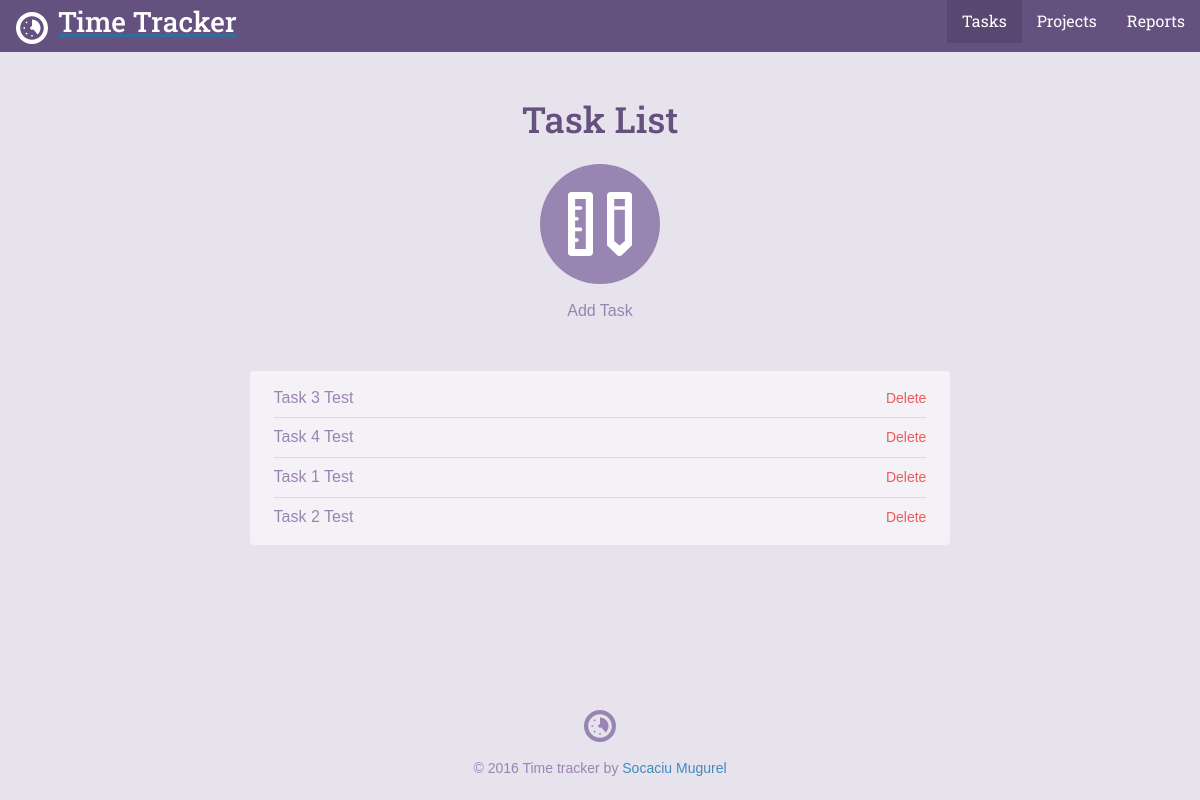
Before: /task_list.php with the older database file.
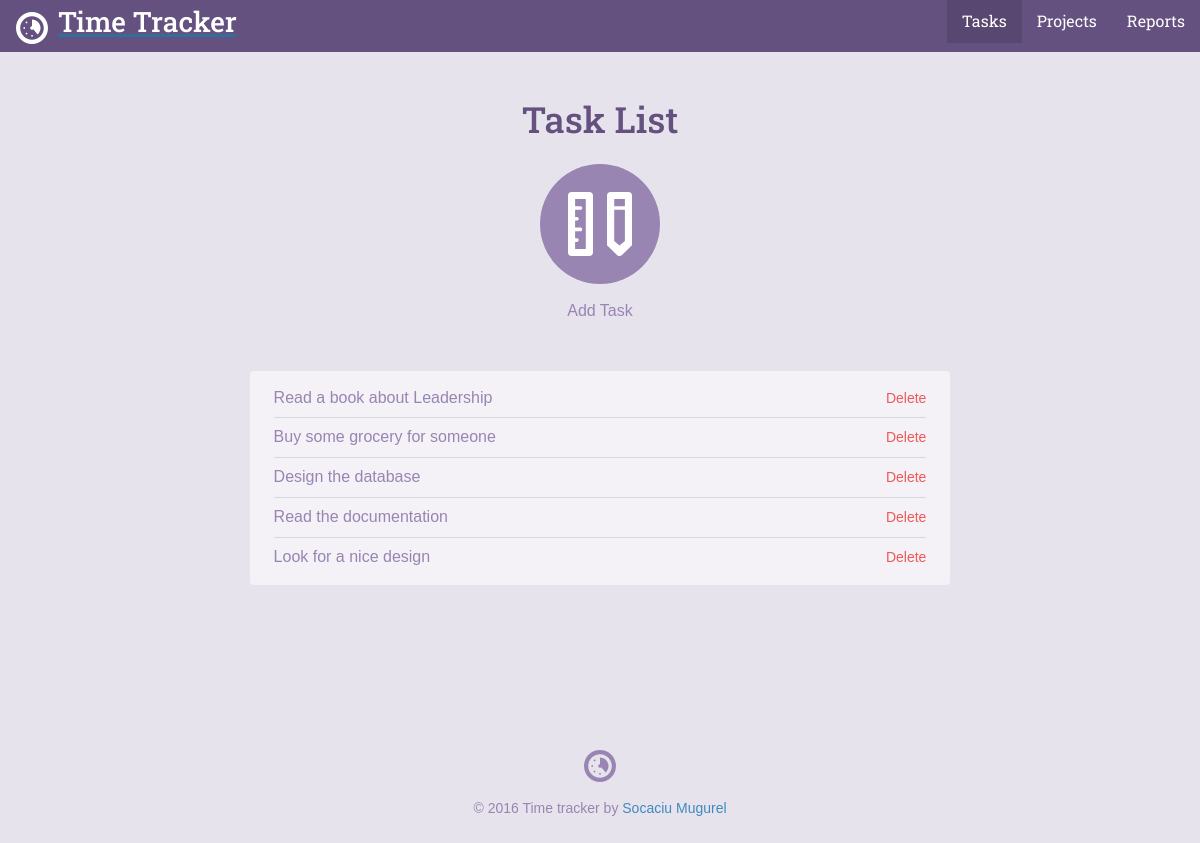
After: the same page with the newer database file.
### tables this page shows
CREATE TABLE `tasks` (
  `task_id` int(11) NOT NULL,
  `project_id` int(11) NOT NULL,
  `title` text NOT NULL,
  `date` text NOT NULL,
  `time` int(11) NOT NULL
);

### inc/functions.php (called while the page is built, shortened)
<?php
function get_task_list($filter = null){
  include "connection.php";
  $sql="select tasks.*,projects.title as project from tasks
  inner join projects on tasks.project_id=projects.project_id";
  $orderBy = " ORDER BY tasks.date DESC";
  $where = " ";
  try{
    $result = $db->prepare($sql . $where . $orderBy);
    $result->execute();
    }
  catch(Exception $e){
    echo "Eroare " . $e->getMessage()." </br>";
    return false;
  }
  return $result->fetchAll(PDO::FETCH_ASSOC);
}

### task_list.php (the view, shortened to what this page needs)
<?php
require 'inc/functions.php';
include 'inc/header.php';
?>
<div class="section catalog random">
    <div class="col-container page-container">
        <div class="col col-70-md col-60-lg col-center">
            <h1 class="actions-header">Task List</h1>
            <div class="actions-item">
                <a class="actions-link" href="task.php">
                    <span class="actions-icon">
                        <svg viewbox="0 0 64 64"><use xlink:href="#task_icon"></use></svg>
                    </span>
                Add Task</a>
            </div>
            <div class="form-container">
              <ul class="items">
                <?php
foreach(get_task_list() as $item){
  echo "<li><a href='task.php?id=" . $item['task_id'] . "'>" . $item['title'] . "</a>";
  echo "<form action='task_list.php' method='POST' onsubmit=\"return confirm('Are you sure you want to delete this task?')\" ><input type='hidden' name='delete' value='" . $item['task_id'] . "'> ";
  echo "<input type='submit' class='button--delete' value='Delete' >";
  echo "</form>";
  echo "</li>";
}
                 ?>
              </ul>
            </div>
        </div>
    </div>
</div>
<?php include("inc/footer.php"); ?>

Changed rows visible on the page:
removed tasks: title "Task 3 Test"
removed tasks: title "Task 4 Test"
removed tasks: title "Task 1 Test"
removed tasks: title "Task 2 Test"
added tasks: title "Read a book about Leadership"
added tasks: title "Buy some grocery for someone"
added tasks: title "Design the database"
added tasks: title "Read the documentation"
added tasks: title "Look for a nice design"
